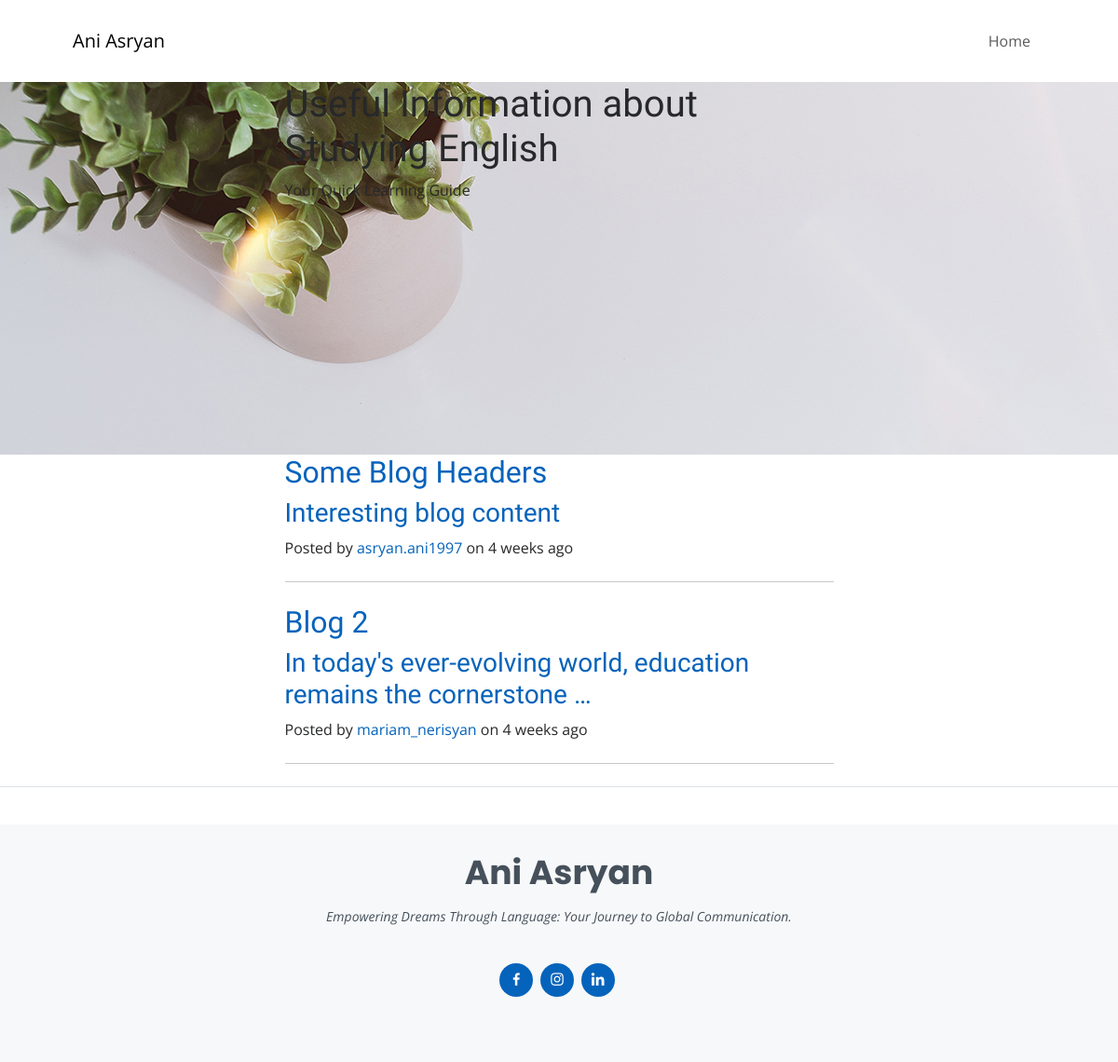
The page /blog/ on the database as committed earlier.
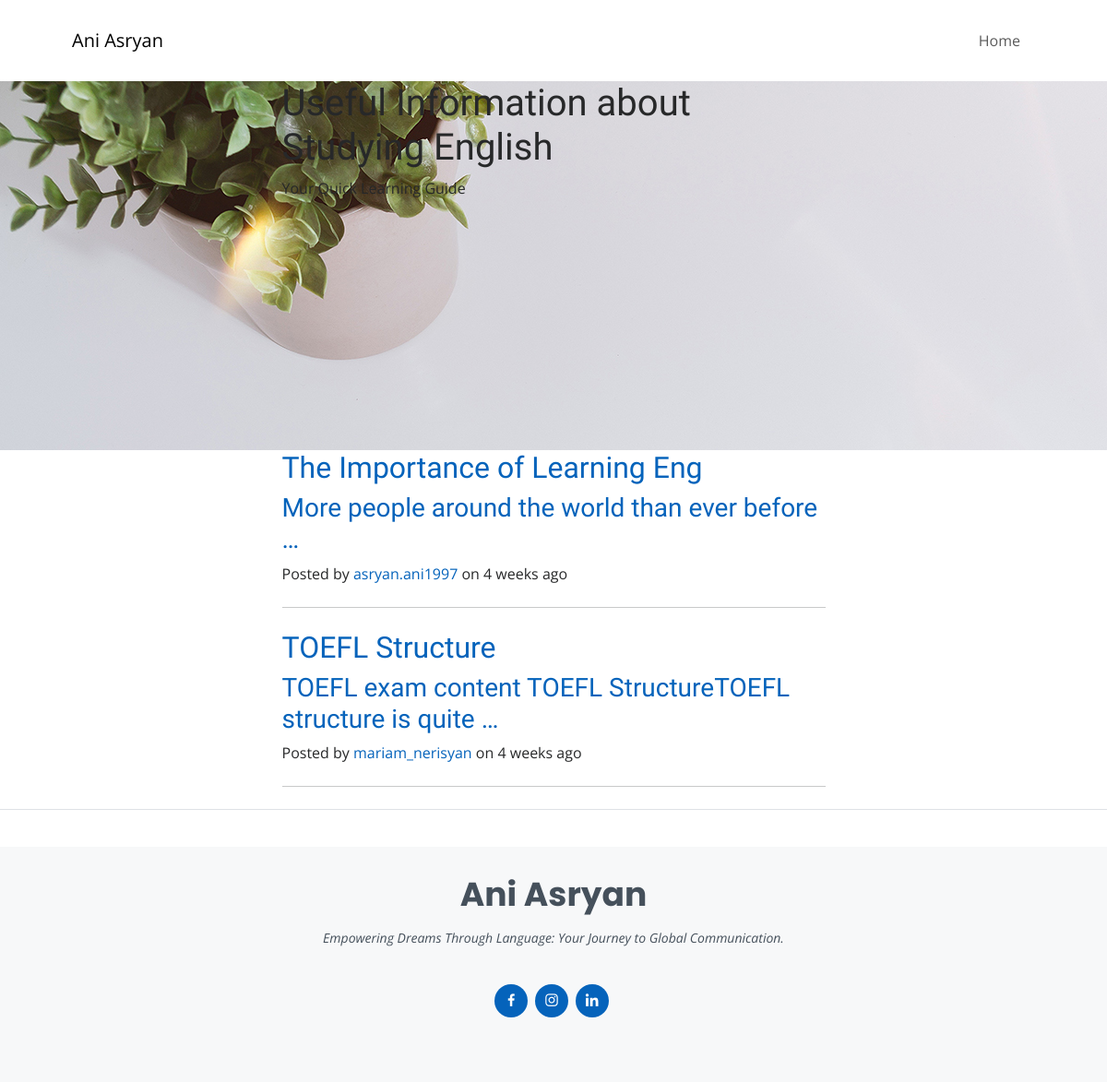
The same page on the database as committed later.
### blog/models.py (models this page shows, shortened)
class Blog(models.Model):
    header = models.TextField(max_length=30)
    posted =models.DateTimeField()
    content = models.TextField()
    user= models.ForeignKey(User, on_delete=models.CASCADE)

### blog/views.py (the view)
# urls.py: path('blog/', blog, name="blog")
def blog(request):
    blogs = Blog.objects.all()
    return render(request, "blog.html", context= {"blogs":blogs})

### blog/templates/blog.html (shortened to what this page needs)
{% extends "base.html" %}
{% load static %}
{% load humanize %}
{% block bodycontent %}
  <header id="header" class="d-flex flex-column justify-content-center">
  </header>
<html lang="en">
    <head>
        <link href="css/styles.css" rel="stylesheet" />
    </head>
    <body>
        <nav class="navbar navbar-expand-lg navbar-light" id="mainNav">
            <div class="container px-4 px-lg-5">
                <a class="navbar-brand" href="{%url 'home' %}">Ani Asryan</a>
                <div class="collapse navbar-collapse" id="navbarResponsive">
                    <ul class="navbar-nav ms-auto py-4 py-lg-0">
                        <li class="nav-item"><a class="nav-link px-lg-3 py-3 py-lg-4" href="{%url 'home' %}">Home</a></li>
                    </ul>
                </div>
            </div>
        </nav>
        <header class="masthead" style="background-image: url('/static/assets/img/blog-bg.jpeg.jpg'); min-height: 400px;">
            <div class="container position-relative px-4 px-lg-5">
                <div class="row gx-4 gx-lg-5 justify-content-center">
                    <div class="col-md-10 col-lg-8 col-xl-7">
                        <div class="site-heading">
                            <h1>Useful Information about Studying English</h1>
                            <span class="subheading">Your Quick Learning Guide</span>
                        </div>
                    </div>
                </div>
            </div>
        </header>
        <div class="container px-4 px-lg-5">
            <div class="row gx-4 gx-lg-5 justify-content-center">
                <div class="col-md-10 col-lg-8 col-xl-7">
                    {%for blog in blogs%}
                    <div class="post-preview">
                        <a href="post.html">
                            <h2 class="post-title">{{blog.header}}</h2>
                            <h3 class="post-subtitle">{{blog.content|truncatewords:8}}</h3>
                        </a>
                        <p class="post-meta">
                            Posted by
                            <a href="#!">{{blog.user.username}}</a>
                            on {{blog.posted|timesince}} ago
                        </p>
                    </div>
                    <hr class="my-4" />
                    {% endfor %}
                </div>
            </div>
        </div>
        <footer class="border-top">
            <div class="container px-4 px-lg-5">
                <div class="row gx-4 gx-lg-5 justify-content-center">
                    <div class="col-md-10 col-lg-8 col-xl-7">
                        <ul class="list-inline text-center">
                        </ul>
                    </div>
                </div>
            </div>
        </footer>
    </body>
</html>
 <footer id="footer">
    <div class="container">
      <h3>Ani Asryan</h3>
      <p>Empowering Dreams Through Language: Your Journey to Global Communication.</p>
      <div class="social-links">
        <a href="https://www.facebook.com/ani.asryan.566" class="facebook" target="_blank"><i class="bx bxl-facebook"></i></a>
        <a href="https://www.instagram.com/asryan__ani/" class="instagram" target="_blank"><i class="bx bxl-instagram"></i></a>
        <a href="https://www.linkedin.com/in/aniasryan/" class="linkedin" target="_blank"><i class="bx bxl-linkedin"></i></a>
      </div>
    </div>
  </footer>
</body>
</html>
{% endblock %}

### blog/templates/base.html (shortened to what this page needs)
{% load static %}
<!DOCTYPE html>
<html lang="en">
<head>
  <link href="{% static "assets/vendor/aos/aos.css" %}" rel="stylesheet">
  <link href="{% static "assets/vendor/bootstrap/css/bootstrap.min.css" %}" rel="stylesheet">
  <link href="{% static "assets/vendor/bootstrap-icons/bootstrap-icons.css" %}" rel="stylesheet">
  <link href="{% static "assets/vendor/boxicons/css/boxicons.min.css" %}" rel="stylesheet">
  <link href="{% static "assets/vendor/glightbox/css/glightbox.min.css" %}" rel="stylesheet">
  <link href="{% static "assets/vendor/swiper/swiper-bundle.min.css" %}" rel="stylesheet">
  <link href="{% static "assets/css/style.css" %}" rel="stylesheet">
</head>
<body>
{% block bodycontent%}
{% endblock %}
</body>
</html>

### resume/static/assets/css/style.css (style rules this page uses)
body { font-family: "Open Sans", sans-serif; color: #272829; }
a { color: #0563bb; text-decoration: none; }
h1, h2, h3, h4, h5, h6 { font-family: "Raleway", sans-serif; }
#header { position: fixed; top: 0; left: 0; bottom: 0; z-index: 9997; transition: all 0.5s; padding: 15px; overflow-y: auto; }
#footer { background: #f7f8f9; color: #45505b; font-size: 14px; text-align: center; padding: 30px 0; }
#footer h3 { font-size: 36px; font-weight: 700; position: relative; font-family: "Poppins", sans-serif; padding: 0; margin: 0 0 15px 0; }
#footer p { font-size: 15; font-style: italic; padding: 0; margin: 0 0 40px 0; }
#footer .social-links { margin: 0 0 40px 0; }
#footer .social-links a { font-size: 18px; display: inline-block; background: #0563bb; color: #fff; line-height: 1; padding: 8px 0; margin-right: 4px; border-radius: 50%; text-align: center; width: 36px; height: 36px; transition: 0.3s; }

Rows that differ between the two databases and show on the page:
changed Blog "asryan.ani1997": header "Some Blog Headers" → "The Importance of Learning Eng"; content "Interesting blog content" → "More people around the world than ever before …"
changed Blog "mariam_nerisyan": header "Blog 2" → "TOEFL Structure"; content "In today's ever-evolving world, education remains the cornerstone …" → "TOEFL exam content TOEFL StructureTOEFL structure is quite …"
